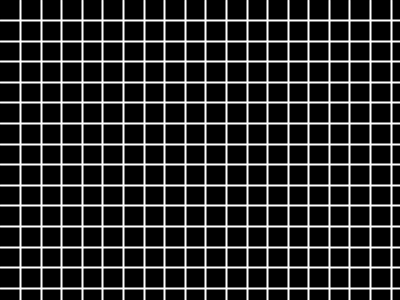
Frame 1 (no input)
Frame 60 (the mouse pressed at the canvas centre just before this capture): blank canvas, image omitted
Frame 120 (the mouse held since frame 60 and released just before this capture): blank canvas, image omitted

The Processing sketch that drew this single still picture (run headless with seeded random() and noise(); from frame 60 on, the mouse is pressed at the canvas centre):

// Processing sketch: grid_v3
// ── grid_v3.pde
float x = 0;
float y = 0;
float spacing = 20;
void setup() {
  size(400, 300);
  //background(0);
}

void draw() {
  background(0);
  delay(60);
  spacing = spacing + random(-2, 2) ;
  stroke(255);
  strokeWeight(2);
  while ( x < width) {
    x = x + spacing;
    line(x, 0, x, height);
  }
  while ( y < height) {
    y = y + spacing;
    stroke(255);
    strokeWeight(2);
    line(0, y, width, y);
  }
}
